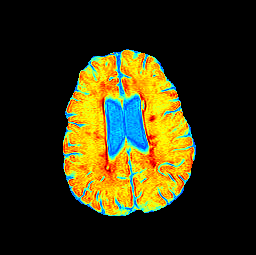
#> input picture out4.png, 256 x 255 px
$ jupyter execute --allow-errors Brain_Analysis.ipynb
#> lines starting #> are read from the running program, lines starting #| are printed output that depends on the picture
[cell 1]
import cv2
import numpy as np
from matplotlib import pyplot as plt

img = cv2.imread('out4.png', -1)
#> img is the input picture: shape (255, 256, 3); mean B, G, R 15.6, 48.6, 51.9
#cv2.imshow('GoldenGate',img)

color = ('b','g','r')
for channel,col in enumerate(color):
    histr = cv2.calcHist([img],[channel],None,[256],[0,256])
    plt.plot(histr,color = col)
    plt.xlim([0,256])
plt.title('Histogram for color scale picture')
plt.show()
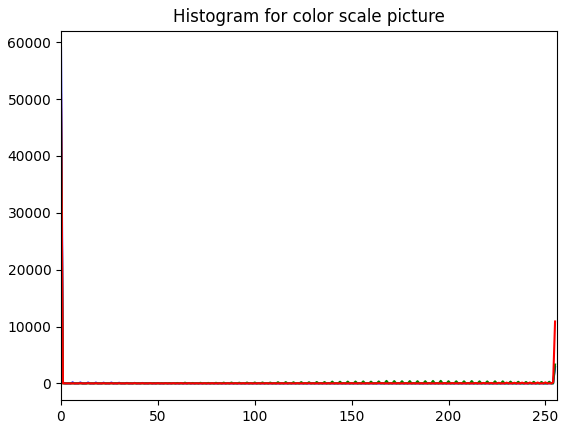
#> figure drawn by matplotlib, 1 panel; curve peaks at x = 0, y = 59079; curve peaks at x = 0, y = 48219; curve peaks at x = 0, y = 50830

#> (the rest of this cell did not finish here and is left out)

[cell 2]
import cv2
import numpy as np
from matplotlib import pyplot as plt
import operator

img = cv2.imread('colorbrain.png', -1)
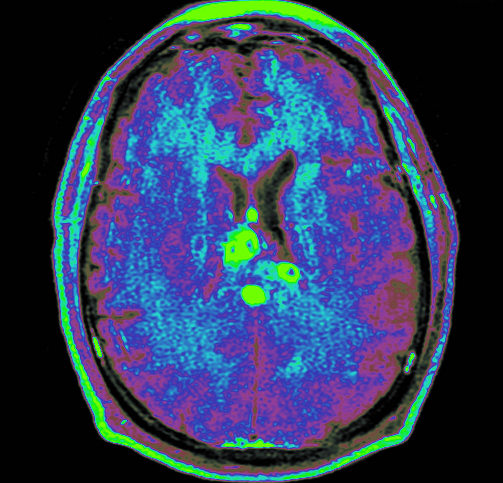
#> input picture colorbrain.png, 503 x 483 px
#> img is the input picture: shape (483, 503, 3); mean B, G, R 90.9, 59.7, 48.1
cv2.imshow('Imagem:',img)

color = ('b','g','r')
qtdBlue = 0
qtdGreen = 0
qtdRed = 0
totalPixels = 0

for channel,col in enumerate(color):
    histr = cv2.calcHist([img],[channel],None,[256],[1,256])
    plt.plot(histr,color = col)
    plt.xlim([0,256])
    totalPixels+=sum(histr)
    print (histr)
    if channel==0:
        qtdBlue = sum(histr)
    elif channel==1:
        qtdGreen = sum(histr)
    elif channel==2:
        qtdRed = sum(histr)
#> this loop made 3 passes
#> (totalPixels, qtdBlue) on pass 1: ([240891], [240891])
#> (totalPixels, qtdGreen) on pass 2: ([481831], [240940])
#> (printed output is left out)

qtdBlue = (qtdBlue/totalPixels)*100
#> qtdBlue = [33.33]
qtdGreen = (qtdGreen/totalPixels)*100
#> qtdGreen = [33.34]
qtdRed = (qtdRed/totalPixels)*100
#> qtdRed = [33.34]

#qtdBlue = filter(operator.isNumberType, qtdBlue)
#qtdGreen = filter(operator.isNumberType, qtdGreen)
#qtdRed = filter(operator.isNumberType, qtdRed)

plt.title("Red: "+str(qtdRed)+"%; Green: "+str(qtdGreen)+"%; Blue: "+str(qtdBlue)+"%")
plt.show()
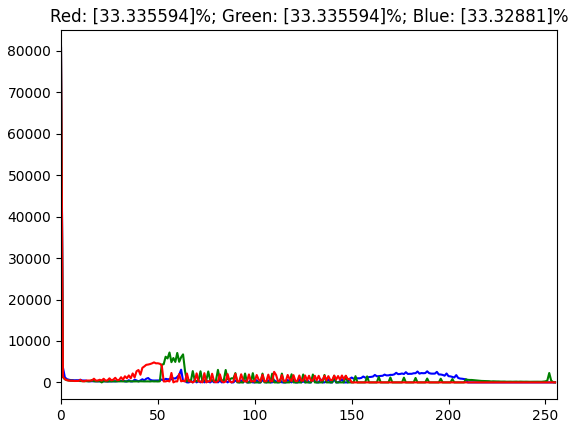
#> figure drawn by matplotlib, 1 panel; curve peaks at x = 0, y = 81085; curve peaks at x = 0, y = 80649; curve peaks at x = 0, y = 80649

[cell 3]
import pandas as pd
import numpy as np
from sklearn.ensemble import RandomForestRegressor
from sklearn.metrics import mean_absolute_error
from sklearn.model_selection import train_test_split
from sklearn.preprocessing import LabelEncoder

[cell 4]
iris = pd.read_csv('EMTerms-1.0.csv') # Train dataset
#> (reads EMTerms-1.0.csv from the repository)
